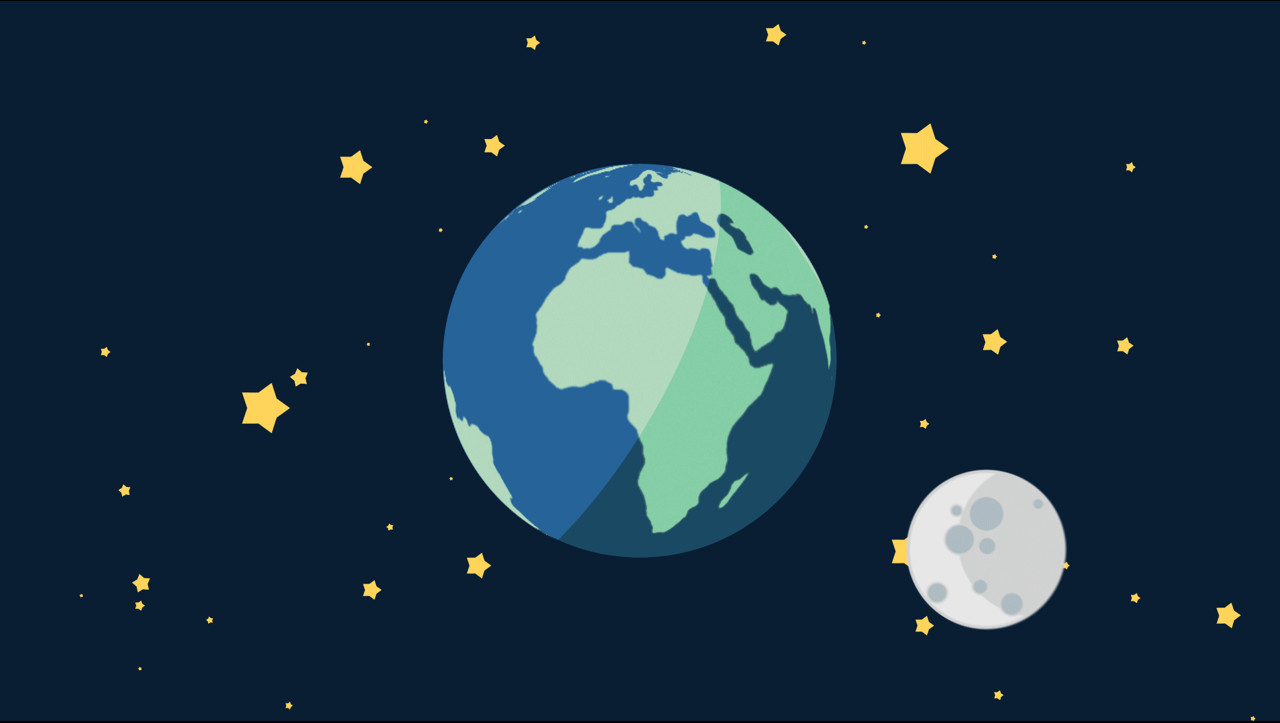
#> input picture img.jpg, 1280 x 723 px
$ python main.py
#> lines starting #> are read from the running program, lines starting #| are printed output that depends on the picture
import cv2

img = cv2.imread("img.jpg")
#> img is the input picture: shape (723, 1280, 3); mean B, G, R 68, 49.8, 25.2
img = cv2.resize(img,(0,0),fx = 0.5, fy = 0.5)
#> img: shape (362, 640, 3)

cv2.imshow("Win", img)

img = cv2.rotate(img, cv2.ROTATE_180)
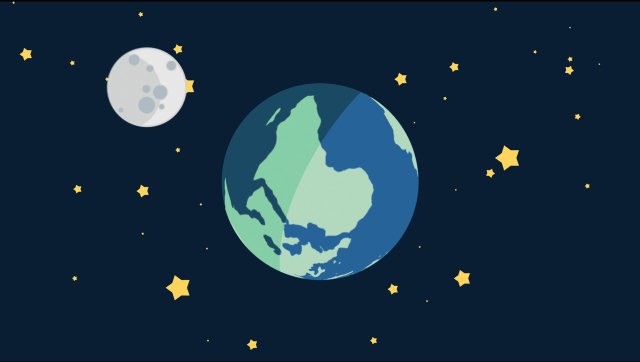
#> img: shape (362, 640, 3); mean B, G, R 67.9, 49.8, 25.2
cv2.imshow("win", img)

cv2.waitKey(0)
cv2.destroyAllWindows()
